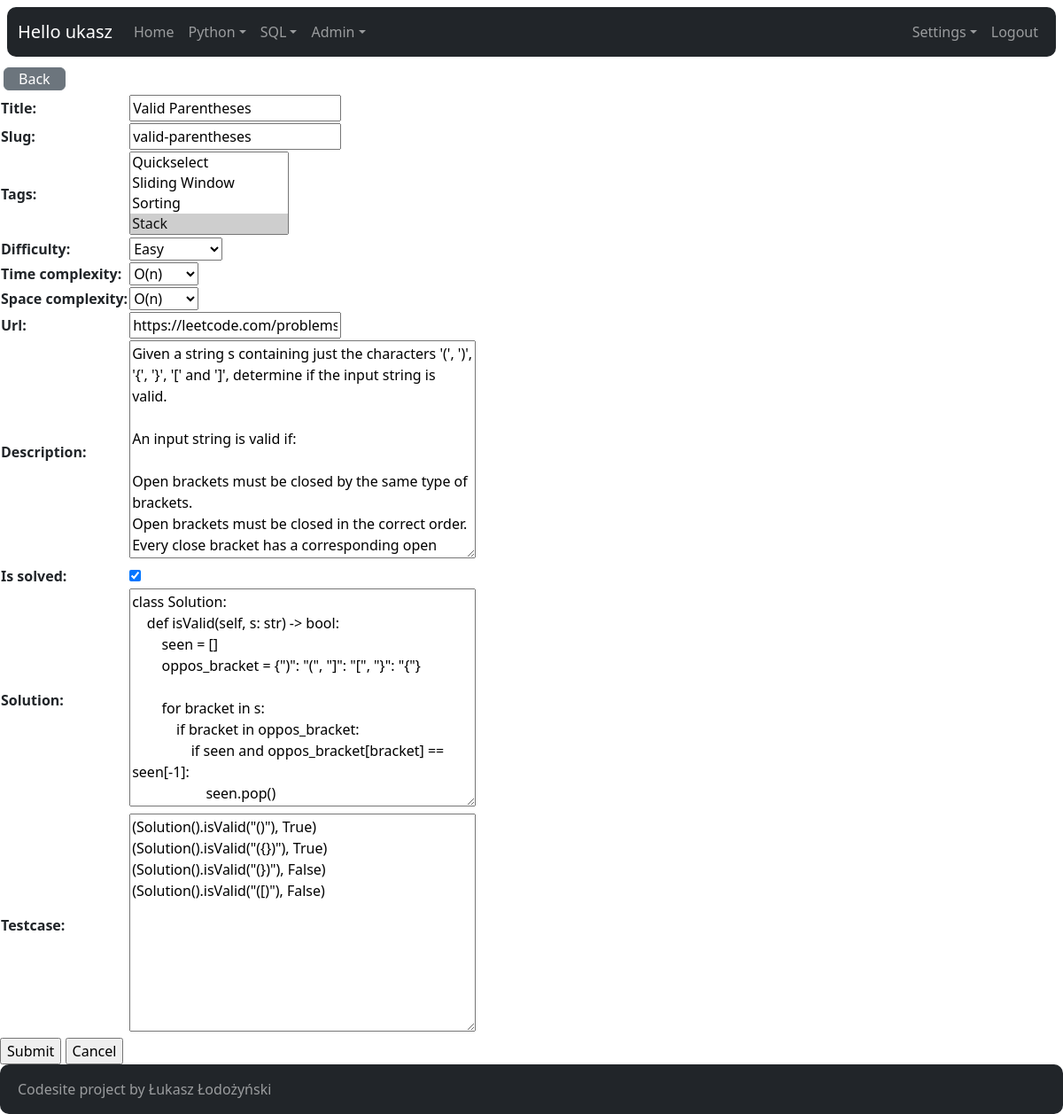
Before: /python/problem/3/update/ (signed in) with the older database file.
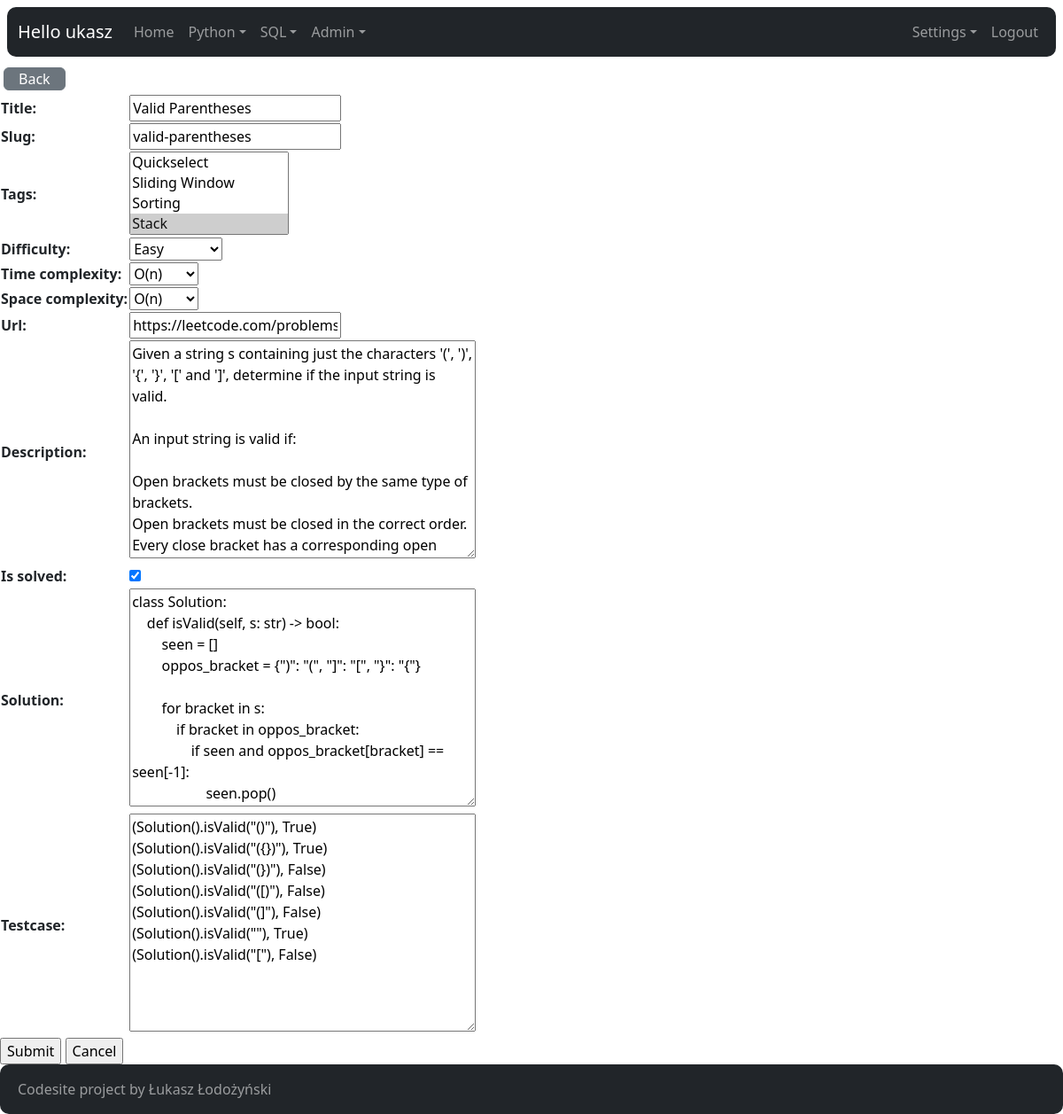
After: the same page with the newer database file.
### python_problems/models.py (models this page shows, shortened)
class Problem(models.Model):
    title = models.CharField(max_length=200)
    slug = models.SlugField(unique=True, blank=True)
    tags = models.ManyToManyField("Tag")
    difficulty = models.ForeignKey(
        Difficulty, related_name="problems_difficulty", on_delete=models.DO_NOTHING)
    time_complexity = models.ForeignKey(
        Complexity, related_name="problems_time_complexity", on_delete=models.DO_NOTHING)
    space_complexity = models.ForeignKey(
        Complexity, related_name="problems_space_complexity", on_delete=models.DO_NOTHING)
    url = models.CharField(max_length=200)
    description = models.TextField(blank=False, null=False)
    is_solved = models.BooleanField(default=False)
    solution = models.TextField(blank=True, null=True)
    testcase = models.TextField(blank=True, null=True)

### python_problems/views.py (the view)
# urls.py: path("problem/<int:pk>/update/", views.ProblemUpdate.as_view(), name="problem-update"),
class ProblemUpdate(LoginRequiredMixin, UpdateView):
    model = Problem
    fields = "__all__"
    success_url = reverse_lazy('python_problems:index')

### core/context_processors.py (called while the page is built)
def settings(request):
    return {
        'settings': django_settings,
    }

### python_problems/models.py (called while the page is built)
    def __str__(self) -> str:
        return self.name

    def __str__(self) -> str:
        return self.name

    def __str__(self):
        return self.name

### python_problems/templates/python_problems/problem_form.html (shortened to what this page needs)
{% extends "core/base.html" %}
{% block content %}
<a href="{% url 'python_problems:index' %}" class="btn btn-secondary px-3 py-0 m-1">Back</a>
<form action="" method="post">
  <table>{{ form.as_table }}</table>
  <input type="submit" value="Submit" />
  <input type="submit" onclick="window.location='{% url 'python_problems:index' %}' ; return false;" value="Cancel" />
</form>
{% endblock content %}

Changed rows visible on the page:
changed Problem "Valid Parentheses": testcase "(Solution().isValid(\"()\"), True) (Solution().isValid(\"({})\"), True) (Solution().isValid(\"(})\"), False) (Solution().isValid(\"([)\"), False)" → "…(Solution().isValid(\"(})\"), False) (Solution().isValid(\"([)\"), False) (Solution().isValid(\"(]\"), False) (Solution().isValid(\"\"), True) (Solution().isValid(\"[\"), False)"
